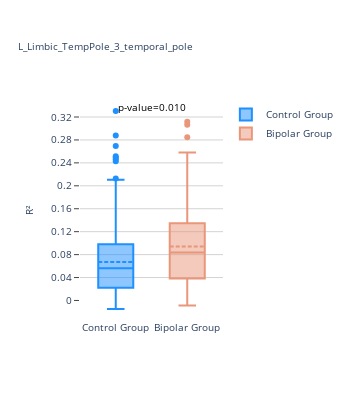

Notebook code for this chart:
### Markdown cell above
plot significant results

### Code cell
import plotly.graph_objects as go

for region, p in group_main_top_hits.iterrows():
    hc_gp = hc[region]
    bd_gp = bd[region]
    
    hc_gp = replace_ones_with_mean(hc_gp)
    bd_gp = replace_ones_with_mean(bd_gp)

    fig = go.Figure()

    # Add Box plots for Control Group and Bipolar Group
    fig.add_trace(go.Box(y=hc_gp, name='Control Group', marker_color='dodgerblue', boxmean=True))
    fig.add_trace(go.Box(y=bd_gp, name='Bipolar Group', marker_color='darksalmon', boxmean=True))

    fig.update_layout(
        title=dict(
            text=f'{region}',
            font=dict(size=10)  # Change the title font size here
        ),
    yaxis_title=dict(
        text='R²',
        font=dict(size=10)  # Change the y-axis title font size here
        ),
        width=350,  # Set the width of the figure
        height=400,  # Set the height of the figure
        xaxis=dict(mirror=False,
            showline=False,
            tickfont=dict(size=10),
          #  linecolor='grey'
                  ),
        yaxis=dict(
            gridcolor='lightgrey',  # Color of the grid lines
            dtick=0.04,
            mirror=False,
            ticks='outside',
            showline=False,
          #  linecolor='grey',
            gridwidth=1,
            tickfont=dict(size=10)
        ),  # Set the tick distance to add more grid lines
        legend=dict(
            font=dict(size=10)  # Change the legend font size here
        ),
        annotations=[
            dict(
                xref='paper',
                yref='paper',
                x=0.5,
                y=1.01,
                text=f"p-value={p['bonf_p-value']:.3f}",
                showarrow=False,
                font=dict(size=10, color='black'))],
        plot_bgcolor='white',  # Set plot background color to white
        paper_bgcolor='white' )

    fig.show()
    #fig.write_image(f"{region}.svg")

### Figure 1 — Plotly figure (JSON) as saved in the notebook; plotly's stock layout.template omitted (floating-point values rounded to 4 significant figures; data arrays with more than 128 entries replaced by an {"elided": "..."} marker saying what was removed)
{"data": [{"boxmean": true, "marker": {"color": "dodgerblue"}, "name": "Control Group", "type": "box", "y": {"elided": "326 float values"}}, {"boxmean": true, "marker": {"color": "darksalmon"}, "name": "Bipolar Group", "type": "box", "y": {"elided": "163 float values"}}], "layout": {"annotations": [{"font": {"color": "black", "size": 10}, "showarrow": false, "text": "p-value=0.010", "x": 0.5, "xref": "paper", "y": 1.01, "yref": "paper"}], "height": 400, "legend": {"font": {"size": 10}}, "paper_bgcolor": "white", "plot_bgcolor": "white", "title": {"font": {"size": 10}, "text": "L_Limbic_TempPole_3_temporal_pole"}, "width": 350, "xaxis": {"autorange": true, "mirror": false, "range": [-0.5, 1.5], "showline": false, "tickfont": {"size": 10}, "type": "category"}, "yaxis": {"autorange": true, "dtick": 0.04, "gridcolor": "lightgrey", "gridwidth": 1, "mirror": false, "range": [-0.03405, 0.3497], "showline": false, "tickfont": {"size": 10}, "ticks": "outside", "title": {"font": {"size": 10}, "text": "R²"}, "type": "linear"}}}
